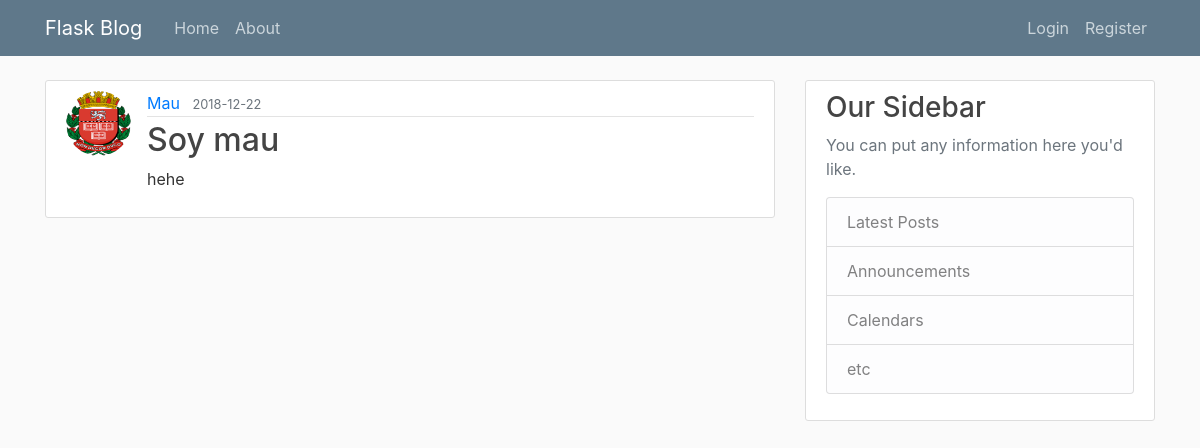
The page /post/28 on the database as committed earlier.
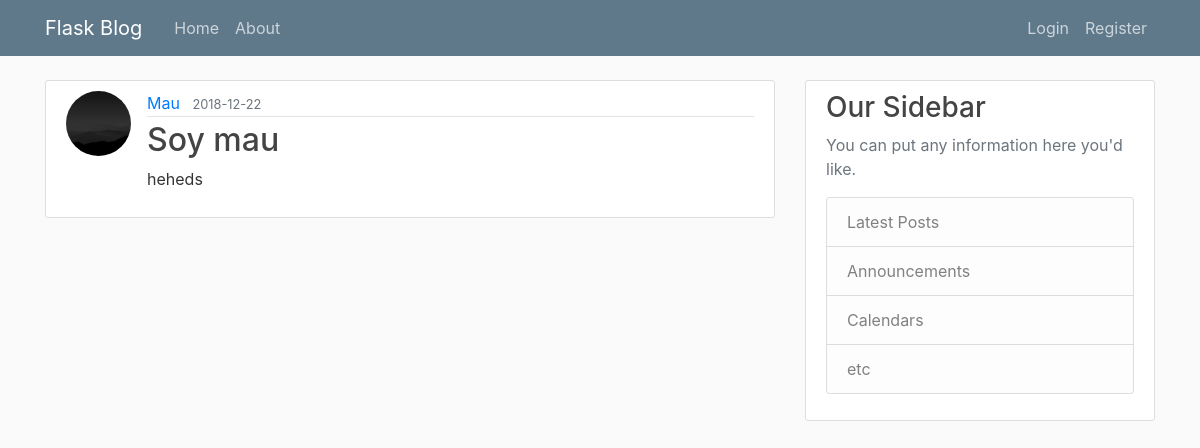
The same page on the database as committed later.
### flaskblog/models.py (models this page shows, shortened)
class User(db.Model, UserMixin):
    id = db.Column(db.Integer, primary_key=True)
    username = db.Column(db.String(20), unique=True, nullable=False)
    email = db.Column(db.String(120), unique=True, nullable=False)
    image_file = db.Column(db.String(20), nullable=False, default='default.jpg')
    password =  db.Column(db.String(60), nullable=False)
    posts = db.relationship('Post', backref='author', lazy=True)

class Post(db.Model):
    id = db.Column(db.Integer, primary_key=True)
    title = db.Column(db.String(100), nullable=False)
    date_posted = db.Column(db.DateTime, nullable=False, default=datetime.utcnow)
    content = db.Column(db.Text, nullable=False)
    user_id = db.Column(db.Integer, db.ForeignKey('user.id'), nullable=False)

### flaskblog/posts/routes.py (the view)
@posts.route("/post/<int:post_id>")
def post(post_id):
    post = Post.query.get_or_404(post_id)
    return render_template('post.html', title=post.title, post=post)

### flaskblog/templates/post.html (shortened to what this page needs)
{% extends "layout.html" %}
{% block content %}
    <article class="media content-section">
      <img class="rounded-circle article-img" src="{{ url_for('static', filename='profile_pics/' + post.author.image_file) }}">
      <div class="media-body">
        <div class="article-metadata">
          <a class="mr-2" href="{{ url_for('users.user_posts', username=post.author.username) }}">{{ post.author.username }}</a>
          <small class="text-muted">{{ post.date_posted.strftime('%Y-%m-%d') }}</small>
        </div>
        <h2 class="article-title">{{ post.title }}</a></h2>
        <p class="article-content">{{ post.content }}</p>
      </div>
    </article>
{% endblock content %}

Rows that differ between the two databases and show on the page:
changed User "Mau": image_file: a different picture
changed Post "Soy mau": content "hehe" → "heheds"
